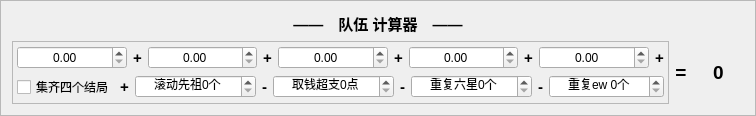
     <widget class="QFrame" name="frame_14">
      <property name="frameShape">
       <enum>QFrame::StyledPanel</enum>
      </property>
      <property name="frameShadow">
       <enum>QFrame::Plain</enum>
      </property>
      <layout class="QVBoxLayout" name="verticalLayout_23">
       <item>
        <widget class="QLabel" name="label_2">
         <property name="font">
          <font>
           <pointsize>11</pointsize>
           <italic>false</italic>
           <bold>true</bold>
          </font>
         </property>
         <property name="text">
          <string>——　队伍 计算器　——</string>
         </property>
         <property name="alignment">
          <set>Qt::AlignCenter</set>
         </property>
        </widget>
       </item>
       <item>
        <layout class="QHBoxLayout" name="horizontalLayout_30" stretch="5,0,2">
         <property name="bottomMargin">
          <number>0</number>
         </property>
         <item>
          <widget class="QFrame" name="frame_15">
           <property name="frameShape">
            <enum>QFrame::StyledPanel</enum>
           </property>
           <property name="frameShadow">
            <enum>QFrame::Plain</enum>
           </property>
           <layout class="QVBoxLayout" name="verticalLayout_25">
            <property name="leftMargin">
             <number>4</number>
            </property>
            <property name="topMargin">
             <number>4</number>
            </property>
            <property name="rightMargin">
             <number>4</number>
            </property>
            <property name="bottomMargin">
             <number>4</number>
            </property>
            <item>
             <layout class="QVBoxLayout" name="verticalLayout_24">
              <property name="bottomMargin">
               <number>0</number>
              </property>
              <item>
               <layout class="QHBoxLayout" name="horizontalLayout_28" stretch="2,0,2,0,2,0,2,0,2,0">
                <property name="bottomMargin">
                 <number>0</number>
                </property>
                <item>
                 <widget class="QDoubleSpinBox" name="doubleSpinBoxTeamScore_1">
                  <property name="alignment">
                   <set>Qt::AlignCenter</set>
                  </property>
                  <property name="suffix">
                   <string/>
                  </property>
                  <property name="maximum">
                   <double>10000.000000000000000</double>
                  </property>
                 </widget>
                </item>
                <item>
                 <widget class="QLabel" name="label_32">
                  <property name="sizePolicy">
                   <sizepolicy hsizetype="Maximum" vsizetype="Preferred">
                    <horstretch>0</horstretch>
                    <verstretch>0</verstretch>
                   </sizepolicy>
                  </property>
                  <property name="font">
                   <font>
                    <pointsize>11</pointsize>
                    <italic>false</italic>
                    <bold>true</bold>
                   </font>
                  </property>
                  <property name="text">
                   <string>+</string>
                  </property>
                  <property name="alignment">
                   <set>Qt::AlignCenter</set>
                  </property>
                 </widget>
                </item>
                <item>
                 <widget class="QDoubleSpinBox" name="doubleSpinBoxTeamScore_2">
                  <property name="alignment">
                   <set>Qt::AlignCenter</set>
                  </property>
                  <property name="suffix">
                   <string/>
                  </property>
                  <property name="maximum">
                   <double>10000.000000000000000</double>
                  </property>
                 </widget>
                </item>
                <item>
                 <widget class="QLabel" name="label_33">
                  <property name="sizePolicy">
                   <sizepolicy hsizetype="Maximum" vsizetype="Preferred">
                    <horstretch>0</horstretch>
                    <verstretch>0</verstretch>
                   </sizepolicy>
                  </property>
                  <property name="font">
                   <font>
                    <pointsize>11</pointsize>
                    <italic>false</italic>
                    <bold>true</bold>
                   </font>
                  </property>
                  <property name="text">
                   <string>+</string>
                  </property>
                  <property name="alignment">
                   <set>Qt::AlignCenter</set>
                  </property>
                 </widget>
                </item>
                <item>
                 <widget class="QDoubleSpinBox" name="doubleSpinBoxTeamScore_3">
                  <property name="alignment">
                   <set>Qt::AlignCenter</set>
                  </property>
                  <property name="suffix">
                   <string/>
                  </property>
                  <property name="maximum">
                   <double>10000.000000000000000</double>
                  </property>
                 </widget>
                </item>
                <item>
                 <widget class="QLabel" name="label_34">
                  <property name="sizePolicy">
                   <sizepolicy hsizetype="Maximum" vsizetype="Preferred">
                    <horstretch>0</horstretch>
                    <verstretch>0</verstretch>
                   </sizepolicy>
                  </property>
                  <property name="font">
                   <font>
                    <pointsize>11</pointsize>
                    <italic>false</italic>
                    <bold>true</bold>
                   </font>
                  </property>
                  <property name="text">
                   <string>+</string>
                  </property>
                  <property name="alignment">
                   <set>Qt::AlignCenter</set>
                  </property>
                 </widget>
                </item>
                <item>
                 <widget class="QDoubleSpinBox" name="doubleSpinBoxTeamScore_4">
                  <property name="alignment">
                   <set>Qt::AlignCenter</set>
                  </property>
                  <property name="suffix">
                   <string/>
                  </property>
                  <property name="maximum">
                   <double>10000.000000000000000</double>
                  </property>
                 </widget>
                </item>
                <item>
                 <widget class="QLabel" name="label_35">
                  <property name="sizePolicy">
                   <sizepolicy hsizetype="Maximum" vsizetype="Preferred">
                    <horstretch>0</horstretch>
                    <verstretch>0</verstretch>
                   </sizepolicy>
                  </property>
                  <property name="font">
                   <font>
                    <pointsize>11</pointsize>
                    <italic>false</italic>
                    <bold>true</bold>
                   </font>
                  </property>
                  <property name="text">
                   <string>+</string>
                  </property>
                  <property name="alignment">
                   <set>Qt::AlignCenter</set>
                  </property>
                 </widget>
                </item>
                <item>
                 <widget class="QDoubleSpinBox" name="doubleSpinBoxTeamScore_5">
                  <property name="alignment">
                   <set>Qt::AlignCenter</set>
                  </property>
                  <property name="suffix">
                   <string/>
                  </property>
                  <property name="maximum">
                   <double>10000.000000000000000</double>
                  </property>
                 </widget>
                </item>
                <item>
                 <widget class="QLabel" name="label_37">
                  <property name="sizePolicy">
                   <sizepolicy hsizetype="Maximum" vsizetype="Preferred">
                    <horstretch>0</horstretch>
                    <verstretch>0</verstretch>
                   </sizepolicy>
                  </property>
                  <property name="font">
                   <font>
                    <pointsize>11</pointsize>
                    <italic>false</italic>
                    <bold>true</bold>
                   </font>
                  </property>
                  <property name="text">
                   <string>+</string>
                  </property>
                  <property name="alignment">
                   <set>Qt::AlignCenter</set>
                  </property>
                 </widget>
                </item>
               </layout>
              </item>
              <item>
               <layout class="QHBoxLayout" name="horizontalLayout_29">
                <property name="bottomMargin">
                 <number>0</number>
                </property>
                <item>
                 <widget class="QCheckBox" name="checkBoxTeam4End">
                  <property name="sizePolicy">
                   <sizepolicy hsizetype="Maximum" vsizetype="Fixed">
                    <horstretch>0</horstretch>
                    <verstretch>0</verstretch>
                   </sizepolicy>
                  </property>
                  <property name="toolTip">
                   <string>&lt;html&gt;&lt;head/&gt;&lt;body&gt;&lt;p&gt;当队伍成功战胜”“阿米娅”，炉芯终曲“”奎隆，摩诃萨埵权化“”特雷西斯，黑冠尊主“”弗莱蒙特，诸思之解答“时+1000 分。&lt;/p&gt;&lt;/body&gt;&lt;/html&gt;</string>
                  </property>
                  <property name="text">
                   <string>集齐四个结局</string>
                  </property>
                 </widget>
                </item>
                <item>
                 <widget class="QLabel" name="label_36">
                  <property name="sizePolicy">
                   <sizepolicy hsizetype="Maximum" vsizetype="Preferred">
                    <horstretch>0</horstretch>
                    <verstretch>0</verstretch>
                   </sizepolicy>
                  </property>
                  <property name="font">
                   <font>
                    <pointsize>11</pointsize>
                    <italic>false</italic>
                    <bold>true</bold>
                   </font>
                  </property>
                  <property name="text">
                   <string>+</string>
                  </property>
                  <property name="alignment">
                   <set>Qt::AlignCenter</set>
                  </property>
                 </widget>
                </item>
                <item>
                 <widget class="QSpinBox" name="spinBoxTeamGdxz">
                  <property name="sizePolicy">
                   <sizepolicy hsizetype="Fixed" vsizetype="Fixed">
                    <horstretch>0</horstretch>
                    <verstretch>0</verstretch>
                   </sizepolicy>
                  </property>
                  <property name="maximumSize">
                   <size>
                    <width>16777215</width>
                    <height>16777215</height>
                   </size>
                  </property>
                  <property name="toolTip">
                   <string>&lt;html&gt;&lt;head/&gt;&lt;body&gt;&lt;p&gt;当队伍选手持有”滚动先祖“通关四结局或五结局时，第一位为队伍赢得 300 分，第二第三位 200 分，第四第五位 0 分。&lt;/p&gt;&lt;/body&gt;&lt;/html&gt;</string>
                  </property>
                  <property name="alignment">
                   <set>Qt::AlignCenter</set>
                  </property>
                  <property name="suffix">
                   <string>个</string>
                  </property>
                  <property name="prefix">
                   <string>滚动先祖</string>
                  </property>
                  <property name="maximum">
                   <number>10000</number>
                  </property>
                 </widget>
                </item>
                <item>
                 <widget class="QLabel" name="label_40">
                  <property name="sizePolicy">
                   <sizepolicy hsizetype="Maximum" vsizetype="Preferred">
                    <horstretch>0</horstretch>
                    <verstretch>0</verstretch>
                   </sizepolicy>
                  </property>
                  <property name="font">
                   <font>
                    <pointsize>11</pointsize>
                    <italic>false</italic>
                    <bold>true</bold>
                   </font>
                  </property>
                  <property name="text">
                   <string>-</string>
                  </property>
                  <property name="alignment">
                   <set>Qt::AlignCenter</set>
                  </property>
                 </widget>
                </item>
                <item>
                 <widget class="QSpinBox" name="spinBoxTeamQqcz">
                  <property name="sizePolicy">
                   <sizepolicy hsizetype="Fixed" vsizetype="Fixed">
                    <horstretch>0</horstretch>
                    <verstretch>0</verstretch>
                   </sizepolicy>
                  </property>
                  <property name="maximumSize">
                   <size>
                    <width>16777215</width>
                    <height>16777215</height>
                   </size>
                  </property>
                  <property name="toolTip">
                   <string>&lt;html&gt;&lt;head/&gt;&lt;body&gt;&lt;p&gt;商店取钱规则为全队共享余额，余额总数为 999。若超出 999 点，每超出一点便扣除队伍总分 100 分。&lt;/p&gt;&lt;/body&gt;&lt;/html&gt;</string>
                  </property>
                  <property name="alignment">
                   <set>Qt::AlignCenter</set>
                  </property>
                  <property name="suffix">
                   <string>点</string>
                  </property>
                  <property name="prefix">
                   <string>取钱超支</string>
                  </property>
                  <property name="maximum">
                   <number>10000</number>
                  </property>
                 </widget>
                </item>
                <item>
                 <widget class="QLabel" name="label_41">
                  <property name="sizePolicy">
                   <sizepolicy hsizetype="Maximum" vsizetype="Preferred">
                    <horstretch>0</horstretch>
                    <verstretch>0</verstretch>
                   </sizepolicy>
                  </property>
                  <property name="font">
                   <font>
                    <pointsize>11</pointsize>
                    <italic>false</italic>
                    <bold>true</bold>
                   </font>
                  </property>
                  <property name="text">
                   <string>-</string>
                  </property>
                  <property name="alignment">
                   <set>Qt::AlignCenter</set>
                  </property>
                 </widget>
                </item>
                <item>
                 <widget class="QSpinBox" name="spinBoxTeamDup">
                  <property name="sizePolicy">
                   <sizepolicy hsizetype="Fixed" vsizetype="Fixed">
                    <horstretch>0</horstretch>
                    <verstretch>0</verstretch>
                   </sizepolicy>
                  </property>
                  <property name="maximumSize">
                   <size>
                    <width>16777215</width>
                    <height>16777215</height>
                   </size>
                  </property>
                  <property name="alignment">
                   <set>Qt::AlignCenter</set>
                  </property>
                  <property name="suffix">
                   <string>个</string>
                  </property>
                  <property name="prefix">
                   <string>重复六星</string>
                  </property>
                  <property name="maximum">
                   <number>10000</number>
                  </property>
                 </widget>
                </item>
                <item>
                 <widget class="QLabel" name="label_42">
                  <property name="sizePolicy">
                   <sizepolicy hsizetype="Maximum" vsizetype="Preferred">
                    <horstretch>0</horstretch>
                    <verstretch>0</verstretch>
                   </sizepolicy>
                  </property>
                  <property name="font">
                   <font>
                    <pointsize>11</pointsize>
                    <italic>false</italic>
                    <bold>true</bold>
                   </font>
                  </property>
                  <property name="text">
                   <string>-</string>
                  </property>
                  <property name="alignment">
                   <set>Qt::AlignCenter</set>
                  </property>
                 </widget>
                </item>
                <item>
                 <widget class="QSpinBox" name="spinBoxTeamDupEw">
                  <property name="sizePolicy">
                   <sizepolicy hsizetype="Fixed" vsizetype="Fixed">
                    <horstretch>0</horstretch>
                    <verstretch>0</verstretch>
                   </sizepolicy>
                  </property>
                  <property name="maximumSize">
                   <size>
                    <width>16777215</width>
                    <height>16777215</height>
                   </size>
                  </property>
                  <property name="alignment">
                   <set>Qt::AlignCenter</set>
                  </property>
                  <property name="suffix">
                   <string>个</string>
                  </property>
                  <property name="prefix">
                   <string>重复ew </string>
                  </property>
                  <property name="maximum">
                   <number>10000</number>
                  </property>
                 </widget>
                </item>
                <item>
                 <spacer name="horizontalSpacer_8">
                  <property name="orientation">
                   <enum>Qt::Horizontal</enum>
                  </property>
                  <property name="sizeHint" stdset="0">
                   <size>
                    <width>40</width>
                    <height>20</height>
                   </size>
                  </property>
                 </spacer>
                </item>
               </layout>
              </item>
             </layout>
            </item>
           </layout>
          </widget>
         </item>
         <item>
          <widget class="QLabel" name="label_39">
           <property name="sizePolicy">
            <sizepolicy hsizetype="Maximum" vsizetype="Preferred">
             <horstretch>0</horstretch>
             <verstretch>0</verstretch>
            </sizepolicy>
           </property>
           <property name="font">
            <font>
             <pointsize>14</pointsize>
             <italic>false</italic>
             <bold>true</bold>
            </font>
           </property>
           <property name="text">
            <string>=</string>
           </property>
           <property name="alignment">
            <set>Qt::AlignCenter</set>
           </property>
          </widget>
         </item>
         <item>
          <widget class="QLabel" name="labelTeamScore">
           <property name="font">
            <font>
             <pointsize>14</pointsize>
             <italic>false</italic>
             <bold>true</bold>
            </font>
           </property>
           <property name="text">
            <string>0</string>
           </property>
           <property name="alignment">
            <set>Qt::AlignCenter</set>
           </property>
          </widget>
         </item>
        </layout>
       </item>
      </layout>
     </widget>
